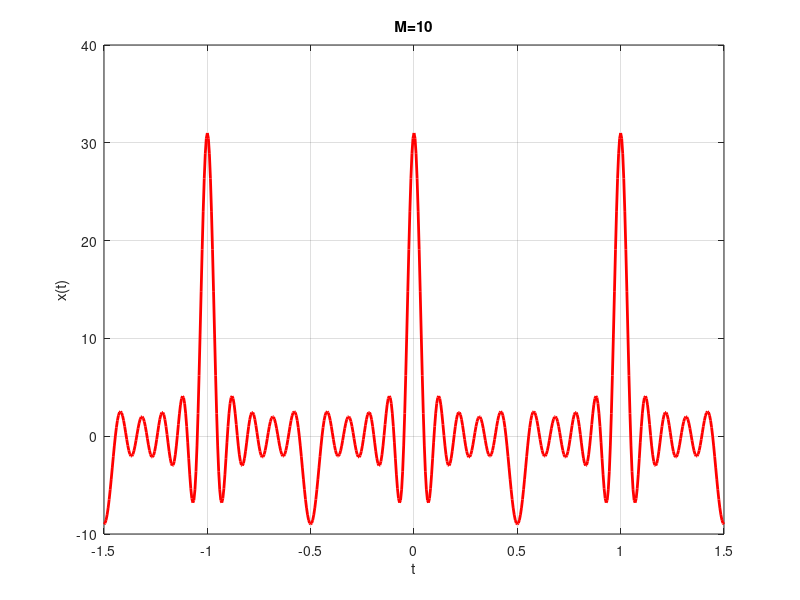
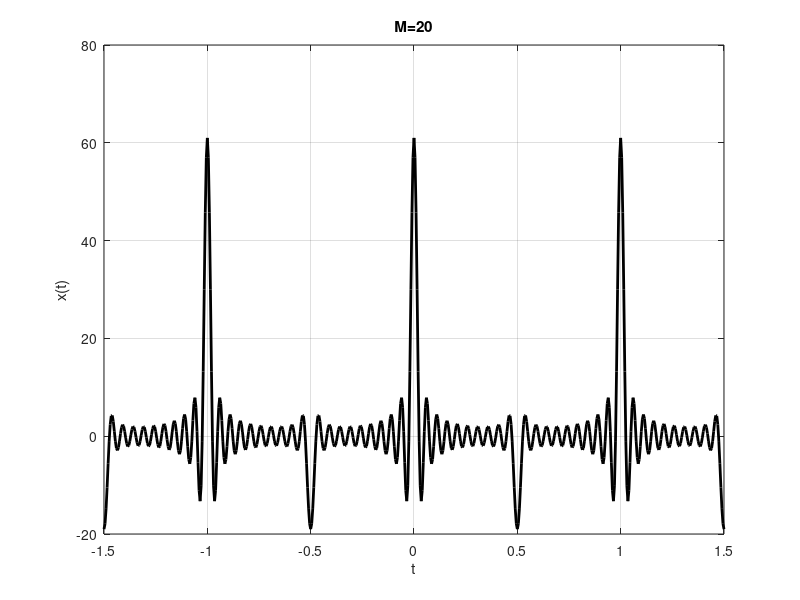
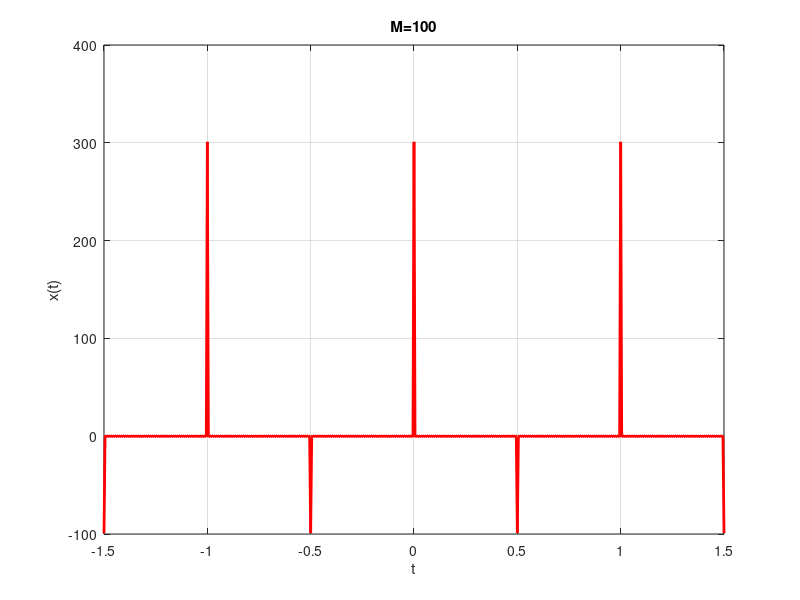

MATLAB code to generate these figures, in order:
clc
clear all
close all
t = -1.5:0.005:1.5;
T = 1;
T1 = 1/4;
w0 = 2*pi/T;
M = 10;
k = -M:M;
x = zeros(1,length(t)); 
for k = -M:M
    x=x+((mod(k,2)~=0)+1)*exp(1i*k*w0*t);
end
figure;
plot(t,real(x),'r','lineWidth',2);
grid;
xlabel('t'); 
ylabel('x(t)') ;
title('M=10');
M = 20;
k = -M:M;
x = zeros(1,length(t)); 
for k = -M:M
    x=x+((mod(k,2)~=0)+1)*exp(1i*k*w0*t);
end
figure;
plot(t,real(x),'k','lineWidth',2);
grid;
xlabel('t'); 
ylabel('x(t)') ;
title('M=20');
M = 100;
k = -M:M;
x = zeros(1,length(t)); 
for k = -M:M
    x=x+((mod(k,2)~=0)+1)*exp(1i*k*w0*t);
end
figure;
plot(t,real(x),'r','lineWidth',2);
grid;
xlabel('t'); 
ylabel('x(t)') ;
title('M=100');